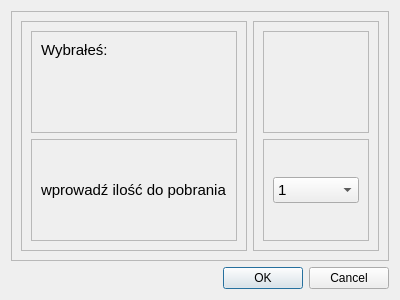
<?xml version="1.0" encoding="UTF-8"?>
<ui version="4.0">
 <class>Dialog</class>
 <widget class="QDialog" name="Dialog">
  <property name="geometry">
   <rect>
    <x>0</x>
    <y>0</y>
    <width>400</width>
    <height>300</height>
   </rect>
  </property>
  <property name="windowTitle">
   <string>Dialog</string>
  </property>
  <layout class="QVBoxLayout" name="verticalLayout">
   <item>
    <widget class="QFrame" name="frame">
     <property name="frameShape">
      <enum>QFrame::StyledPanel</enum>
     </property>
     <property name="frameShadow">
      <enum>QFrame::Raised</enum>
     </property>
     <layout class="QHBoxLayout" name="horizontalLayout">
      <item>
       <widget class="QFrame" name="frame_2">
        <property name="frameShape">
         <enum>QFrame::StyledPanel</enum>
        </property>
        <property name="frameShadow">
         <enum>QFrame::Raised</enum>
        </property>
        <layout class="QVBoxLayout" name="verticalLayout_2">
         <item>
          <widget class="QFrame" name="frame_4">
           <property name="frameShape">
            <enum>QFrame::StyledPanel</enum>
           </property>
           <property name="frameShadow">
            <enum>QFrame::Raised</enum>
           </property>
           <layout class="QVBoxLayout" name="verticalLayout_6">
            <item alignment="Qt::AlignTop">
             <widget class="QLabel" name="label_2">
              <property name="font">
               <font>
                <pointsize>11</pointsize>
               </font>
              </property>
              <property name="text">
               <string>Wybrałeś:</string>
              </property>
             </widget>
            </item>
           </layout>
          </widget>
         </item>
         <item>
          <widget class="QFrame" name="frame_5">
           <property name="frameShape">
            <enum>QFrame::StyledPanel</enum>
           </property>
           <property name="frameShadow">
            <enum>QFrame::Raised</enum>
           </property>
           <layout class="QVBoxLayout" name="verticalLayout_4">
            <item>
             <widget class="QLabel" name="label">
              <property name="font">
               <font>
                <pointsize>11</pointsize>
               </font>
              </property>
              <property name="text">
               <string>wprowadź ilość do pobrania</string>
              </property>
             </widget>
            </item>
           </layout>
          </widget>
         </item>
        </layout>
       </widget>
      </item>
      <item>
       <widget class="QFrame" name="frame_3">
        <property name="frameShape">
         <enum>QFrame::StyledPanel</enum>
        </property>
        <property name="frameShadow">
         <enum>QFrame::Raised</enum>
        </property>
        <layout class="QVBoxLayout" name="verticalLayout_3">
         <item>
          <widget class="QFrame" name="frame_6">
           <property name="frameShape">
            <enum>QFrame::StyledPanel</enum>
           </property>
           <property name="frameShadow">
            <enum>QFrame::Raised</enum>
           </property>
          </widget>
         </item>
         <item>
          <widget class="QFrame" name="frame_7">
           <property name="frameShape">
            <enum>QFrame::StyledPanel</enum>
           </property>
           <property name="frameShadow">
            <enum>QFrame::Raised</enum>
           </property>
           <layout class="QVBoxLayout" name="verticalLayout_5">
            <item>
             <widget class="QComboBox" name="comboBox">
              <property name="font">
               <font>
                <pointsize>11</pointsize>
               </font>
              </property>
              <item>
               <property name="text">
                <string>1</string>
               </property>
              </item>
              <item>
               <property name="text">
                <string>2</string>
               </property>
              </item>
              <item>
               <property name="text">
                <string>3</string>
               </property>
              </item>
              <item>
               <property name="text">
                <string>4</string>
               </property>
              </item>
              <item>
               <property name="text">
                <string>5</string>
               </property>
              </item>
              <item>
               <property name="text">
                <string>6</string>
               </property>
              </item>
              <item>
               <property name="text">
                <string>7</string>
               </property>
              </item>
              <item>
               <property name="text">
                <string>8</string>
               </property>
              </item>
              <item>
               <property name="text">
                <string>9</string>
               </property>
              </item>
              <item>
               <property name="text">
                <string>10</string>
               </property>
              </item>
             </widget>
            </item>
           </layout>
          </widget>
         </item>
        </layout>
       </widget>
      </item>
     </layout>
    </widget>
   </item>
   <item>
    <widget class="QDialogButtonBox" name="buttonBox">
     <property name="orientation">
      <enum>Qt::Horizontal</enum>
     </property>
     <property name="standardButtons">
      <set>QDialogButtonBox::Cancel|QDialogButtonBox::Ok</set>
     </property>
    </widget>
   </item>
  </layout>
 </widget>
 <resources/>
 <connections>
  <connection>
   <sender>buttonBox</sender>
   <signal>accepted()</signal>
   <receiver>Dialog</receiver>
   <slot>accept()</slot>
   <hints>
    <hint type="sourcelabel">
     <x>248</x>
     <y>254</y>
    </hint>
    <hint type="destinationlabel">
     <x>157</x>
     <y>274</y>
    </hint>
   </hints>
  </connection>
  <connection>
   <sender>buttonBox</sender>
   <signal>rejected()</signal>
   <receiver>Dialog</receiver>
   <slot>reject()</slot>
   <hints>
    <hint type="sourcelabel">
     <x>316</x>
     <y>260</y>
    </hint>
    <hint type="destinationlabel">
     <x>286</x>
     <y>274</y>
    </hint>
   </hints>
  </connection>
 </connections>
</ui>
